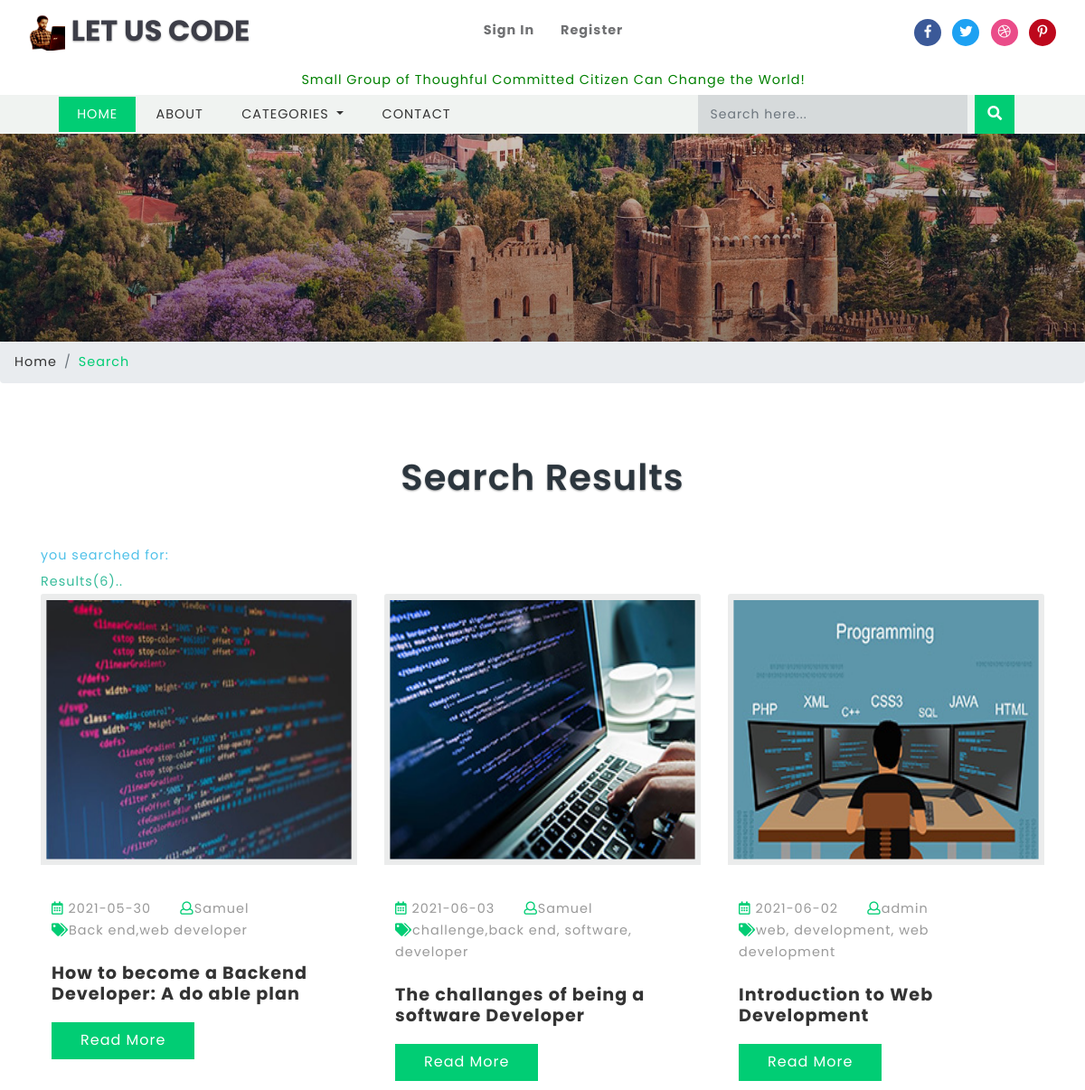
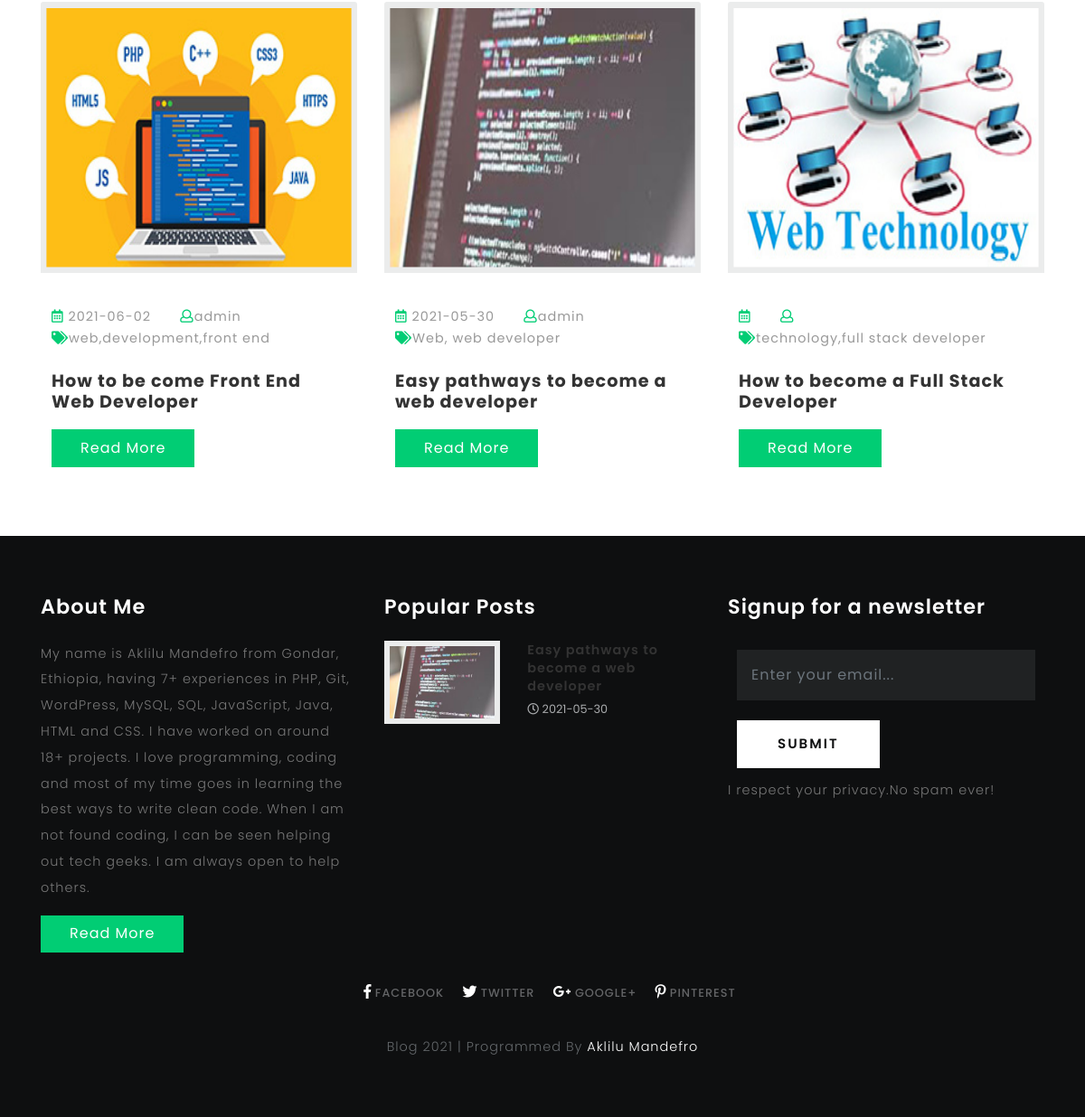
Screenshot of /search.php with the database file from the repository (2 pictures, top to bottom).
### tables this page shows
CREATE TABLE `blogs` (
  `id` int(10) UNSIGNED NOT NULL,
  `title` varchar(190) NOT NULL,
  `tags` varchar(40) NOT NULL,
  `content` text NOT NULL,
  `photo` varchar(50) NOT NULL,
  `posted` varchar(40) NOT NULL,
  `date` date DEFAULT NULL,
  `author` varchar(40) DEFAULT NULL,
  `category` varchar(40) NOT NULL
);

CREATE TABLE `titles` (
  `id` int(10) UNSIGNED NOT NULL,
  `website_name` varchar(40) DEFAULT NULL,
  `tagline` varchar(40) DEFAULT NULL,
  `icon` varchar(40) DEFAULT NULL,
  `keywords` varchar(220) DEFAULT NULL,
  `short_description` text DEFAULT NULL,
  `bannertext1` varchar(150) DEFAULT NULL,
  `bannertext2` varchar(150) DEFAULT NULL,
  `bannertext3` varchar(150) DEFAULT NULL,
  `bannertext4` varchar(150) DEFAULT NULL,
  `detailed_description` text DEFAULT NULL,
  `address` varchar(40) DEFAULT NULL,
  `email` varchar(80) DEFAULT NULL,
  `phone` varchar(40) DEFAULT NULL,
  `googlemap` varchar(255) DEFAULT NULL
);

### search.php (the view, shortened to what this page needs)
<?php require("libs/fetch_data.php");?>
<?php
require_once('database/db.php');
?>
<!DOCTYPE html>
<html lang="zxx">
<head>
	<title>Search|<?php getwebname("titles"); echo"|"; gettagline("titles");?></title>
	<link href="css/bootstrap.css" rel='stylesheet' type='text/css' />
	<link rel="stylesheet" href="css/single.css">
	<link href="css/style.css" rel='stylesheet' type='text/css' />
	<link href="css/fontawesome-all.css" rel="stylesheet">
</head>
<body>
	<?php include("header.php");?>
	<?php
    $search_keyword = '';
    $sql = 'SELECT * FROM blogs WHERE title LIKE :keyword OR content LIKE :keyword  OR tags LIKE :keyword OR author LIKE :keyword ORDER BY id DESC ';
    $start=0;
    $limit=" limit " . $start . "," . ROW_PER_PAGE;
    $pagination_statement = $pdo_conn->prepare($sql);
    $pagination_statement->bindValue(':keyword', '%' . $search_keyword . '%', PDO::PARAM_STR);
    $pagination_statement->execute();
    $row_count = $pagination_statement->rowCount();
    $query = $sql.$limit;
    $pdo_statement = $pdo_conn->prepare($query);
    $pdo_statement->bindValue(':keyword', '%' . $search_keyword . '%', PDO::PARAM_STR);
    $pdo_statement->execute();
    $result = $pdo_statement->fetchAll();
    ?>
	<div class="banner-inner">
	</div>
	<ol class="breadcrumb">
		<li class="breadcrumb-item">
			<a href="index.html">Home</a>
		</li>
		<li class="breadcrumb-item active">Search</li>
	</ol>
	<section class="main-content-w3layouts-agileits">
		<div class="container">
			<h3 class="tittle">Search Results</h3>
			<div class="inner-sec">
				<?php  if ($row_count==0) {
    						echo "<p style=color:#E9573F><b>sorry your search for:<u style=color:black>$search_keyword</u> returned zero results</b></p>";
    						echo "<p><b style=color:#4FC1E9>Suggestions<b><br>Your search item is not available on Our Website<br>Try being more specific with key words<br>Enter key word using title<br>Try search using category<br>Try again later<br></p>";
    						echo "<p><a href=\"http://www.google.com/search?q="
    						. $search_keyword . "\" target=\"_blank\" title=\"Look up
    						" . $search_keyword . " on Google\" style=color:#37BC9B>Click here</a> to try the
    						search on google</p>";
    					}
    					else{
    						echo "<p style=color:#4FC1E9><b>you searched for:<u style=color:black> $search_keyword</u></b></p>";
    						echo "<p style=color:#37BC9B><b>Results($row_count)..</b></p>";
    					}
    					?>
				<div class="left-blog-info-w3layouts-agileits text-left">
					<div class="row">
						<?php
    					if(!empty($result)) {
    						foreach($result as $row) {
                                ?>
						<div class="col-lg-4 card">
							<a href="single.php?id=<?php echo $row['id']; ?>">
								<img src="blogadmin/images/<?php echo $row['photo']; ?>" class="card-img-top img-fluid" alt="fantastic cms" style="width: 480px;height: 300px">
							</a>
							<div class="card-body">
								<ul class="blog-icons my-4">
									<li>
										<a href="#">
											<i class="far fa-calendar-alt"></i> <?php echo $row['date']; ?></a>
									</li>
									<li class="mx-2">
										<a href="#">
											<i class="far fa-user"></i><?php echo $row['author']; ?></a>
									</li>
									<li>
										<a href="#">
											<i class="fas fa-tags"></i><?php echo $row['tags']; ?></a>
									</li>
								</ul>
								<h5 class="card-title">
									<a href="single.php?id=<?php echo $row['id']; ?>"><?php echo $row['title']; ?></a>
								</h5>
								<a href="single.php?id=<?php echo $row['id']; ?>" class="btn btn-primary read-m">Read More</a>
							</div>
						</div>
						<?php
                                  }
                              }
                              ?>
					</div>
				</div>
			</div>
		</div>
	</section>
	<?php include("footer.php") ?>
</body>
</html>

### header.php (shortened to what this page needs)
<header>
		<div class="top-bar_sub_w3layouts container-fluid">
			<div class="row">
				<div class="col-md-4 logo text-left">
					<a class="navbar-brand" href="index.php">
						<i><img src="developer/dev2.jpg" height="40" width="40"></i> let us code</a>
				</div>
				<div class="col-md-4 top-forms text-center mt-lg-3 mt-md-1 mt-0">
					<span class="mx-lg-4 mx-md-2  mx-1">
						<a href="blogadmin/index.php">
							<i ></i> <strong>Sign In</strong></a>
					</span>
					<span>
						<a href="blogadmin/membership_signup.php">
							<i></i> <strong>Register</strong></a>
					</span>
				</div>
				<div class="col-md-4 log-icons text-right">
					<ul class="social_list1 mt-3">
						<li>
							<a href="<?php getlinks("links","facebook");?>" class="facebook1 mx-2" >
								<i class="fab fa-facebook-f"></i>
							</a>
						</li>
						<li>
							<a href="<?php getlinks("links","twitter");?>" class="twitter2">
								<i class="fab fa-twitter"></i>
							</a>
						</li>
						<li>
							<a href="<?php getlinks("links","dribble");?>" class="dribble3 mx-2">
								<i class="fab fa-dribbble"></i>
							</a>
						</li>
						<li>
							<a href="<?php getlinks("links","pinterest");?>" class="pin">
								<i class="fab fa-pinterest-p"></i>
							</a>
						</li>
					</ul>
				</div>
			</div>
		</div>
			<div class="top-bar_sub_w3layouts container-fluid">
				<div class="col-md-11.5 top-forms text-center mt-lg-10 mt-md-1 mt-0">
					<span align="center">&nbsp;&nbsp;&nbsp;&nbsp;&nbsp;<font color="green">Small Group of Thoughful Committed Citizen Can Change the World!</font></span>
				</div>
				</div>
			<div class="header_top" id="home">
				<nav class="navbar navbar-expand-lg navbar-light bg-light">
					<div class="collapse navbar-collapse" id="navbarSupportedContent">
						<ul class="navbar-nav mr-auto">
							<li class="nav-item active">
								<a class="nav-link" href="index.php">Home
								</a>
							</li>
							<li class="nav-item">
								<a class="nav-link" href="about.php">About</a>
							</li>
							<li class="nav-item dropdown">
								<a class="nav-link dropdown-toggle" href="#" id="navbarDropdown" role="button" data-toggle="dropdown" aria-haspopup="true"
								    aria-expanded="false">
									Categories
								</a>
							</li>
							<li class="nav-item">
								<a class="nav-link" href="contact.php">Contact</a>
							</li>
						</ul>
							<form action="search.php" method="post" class="form-inline my-2 my-lg-0 header-search" name="form">
								<input class="form-control mr-sm-2" type="search" placeholder="Search here..." required="yes" type="text" name="search[keyword]">
								<button class="btn btn1 my-2 my-sm-0" type="submit" name="submit"><i class="fas fa-search"></i></button>
							</form>
					</div>
				</nav>
			</div>
	</header>

### libs/fetch_data.php (shortened to what this page needs)
<?php
function getshortdescription($table){
	require("database/db_connect.php");
	$sql="SELECT * FROM $table ";
	if ($result=mysqli_query($con,$sql))
	{
		foreach ($result as $titles => $sdc) {
			echo ''.$sdc['short_description'].'';
		}
	}
}
function getwebname($table){
	require("database/db_connect.php");
	$sql="SELECT * FROM $table ";
	if ($result=mysqli_query($con,$sql))
	{
		$rowcount=mysqli_num_rows($result);
		if ($rowcount==0) {
			echo 'No Name!!';
		}
		foreach ($result as $titles => $blogname) {
			echo ''.$blogname['website_name'].'';
		}
	}
}
function getlinks($table,$platform){
	require("database/db_connect.php");
	$sql="SELECT * FROM $table ";
	if ($result=mysqli_query($con,$sql))
	{
		$rowcount=mysqli_num_rows($result);
		if ($rowcount==0) {
			echo '#';
		}
		foreach ($result as $link => $site) {
			if ($platform=="facebook") {
				echo ''.$site['facebook'].'';
			}
			elseif ($platform=="twitter") {
				echo ''.$site['twitter'].'';
			}
			elseif ($platform=="googleplus") {
				echo ''.$site['googleplus'].'';
			}
			elseif ($platform=="pinterest") {
				echo ''.$site['pinterest'].'';
			}
			elseif ($platform=="dribble") {
				echo ''.$site['dribble'].'';
			}
		}
	}
}
function getpopularposts($table){
	require("database/db_connect.php");
	$sql="SELECT * FROM $table ORDER BY count DESC LIMIT 3";
	if ($result=mysqli_query($con,$sql))
	{
		foreach ($result as $pagehits => $hits) {
			$storepage=$hits['page'];
			$sql="SELECT * FROM blogs WHERE title='$storepage'";
			if ($result=mysqli_query($con,$sql)) {
				foreach ($result as $allblogs => $specificblog) {
					echo '<div class="blog-grids row mb-3">
							<div class="col-md-5 blog-grid-left">
								<a href="single.php?id='.$specificblog['id'].'">
									<img src="blogadmin/images/'.$specificblog['photo'].'" class="img-fluid" alt="fantastic cms">
								</a>
							</div>
							<div class="col-md-7 blog-grid-right">
								<h5>
									<a href="single.php?id='.$specificblog['id'].'">'.$specificblog['title'].' </a>
								</h5>
								<div class="sub-meta">
									<span>
										<i class="far fa-clock"></i> '.$specificblog['date'].'</span>
								</div>
							</div>
						</div>';
				}
			}
		}
	}
}
?>

### footer.php (shortened to what this page needs)
<footer>
	<div class="container">
		<div class="row">
			<div class="col-lg-4 footer-grid-agileits-w3ls text-left">
				<h3>About Me</h3>
				<p><?php getshortdescription("titles"); ?></p>
				<div class="read">
					<a href="about.php" class="btn btn-primary read-m">Read More</a>
				</div>
			</div>
			<div class="col-lg-4 footer-grid-agileits-w3ls text-left">
				<div class="tech-btm">
					<h3>Popular Posts</h3>
					<?php getpopularposts("page_hits"); ?>
				</div>
			</div>
			<div class="col-lg-4 subscribe-main footer-grid-agileits-w3ls text-left">
				<h2>Signup for a newsletter</h2>
				<div class="subscribe-main text-left">
						<div class="subscribe-form">
								<form action="#" method="post" class="subscribe_form">
									<input class="form-control" type="email" placeholder="Enter your email..." required="">
									<button type="submit" class="btn btn-primary submit">Submit</button>
								</form>
					   </div>
					<p>I respect your privacy.No spam ever!</p>
				</div>
			</div>
		</div>
		<div class="footer-cpy text-center">
			<div class="footer-social">
				<div class="copyrighttop">
					<ul>
						<li class="mx-3">
							<a class="facebook" href="<?php getlinks("links","facebook");?>">
								<i class="fab fa-facebook-f"></i>
								<span>Facebook</span>
							</a>
						</li>
						<li>
							<a class="facebook" href="<?php getlinks("links","twitter");?>">
								<i class="fab fa-twitter"></i>
								<span>Twitter</span>
							</a>
						</li>
						<li class="mx-3">
							<a class="facebook" href="<?php getlinks("links","googleplus");?>">
								<i class="fab fa-google-plus-g"></i>
								<span>Google+</span>
							</a>
						</li>
						<li>
							<a class="facebook" href="<?php getlinks("links","pinterest");?>">
								<i class="fab fa-pinterest-p"></i>
								<span>Pinterest</span>
							</a>
						</li>
					</ul>
				</div>
			</div>
			<div class="w3layouts-agile-copyrightbottom">
				<p> Blog <?php $current=date("Y"); print_r($current);?> | Programmed By
					<a href="JavaScript:newPopup('developer/index.html');">Aklilu Mandefro</a>
				</p>
			</div>
		</div>
	</div>
</footer>

### css/single.css (style rules this page uses)
.card-body { padding: 12px; }
.tech-btm img { background: #fff; padding: 6px; }

### rows the page displays
blogs: photo (picture), date "2021-05-30", author "Samuel", tags "Back end,web developer", title "How to become a Backend Developer: A do able plan"
blogs: photo (picture), date "2021-06-03", author "Samuel", tags "challenge,back end, software, developer", title "The challanges of being a software Developer"
blogs: photo (picture), date "2021-06-02", author "admin", tags "web, development, web development", title "Introduction to Web Development"
blogs: photo (picture), date "2021-06-02", author "admin", tags "web,development,front end", title "How to be come Front End Web Developer"
blogs: photo (picture), date "2021-05-30", author "admin", tags "Web, web developer", title "Easy pathways to become a web developer"
blogs: photo (picture), tags "technology,full stack developer", title "How to become a Full Stack Developer"
titles: short_description "My name is Aklilu Mandefro from Gondar, Ethiopia, having 7+ experiences in PHP, Git, WordPress, MySQL, SQL, JavaScript, Java, HTML and CSS. I have worked on around 18+ projects. I love programming, coding and most of my time goes in learning the best ways to write clean code. When I am not found coding, I can be seen helping out tech geeks. I am always open to help others."

### other values shown
$row_count "6"
